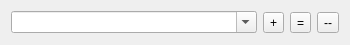
<?xml version="1.0" encoding="UTF-8"?>
<ui version="4.0">
 <class>tableEditor</class>
 <widget class="QDialog" name="tableEditor">
  <property name="windowModality">
   <enum>Qt::ApplicationModal</enum>
  </property>
  <property name="geometry">
   <rect>
    <x>0</x>
    <y>0</y>
    <width>350</width>
    <height>45</height>
   </rect>
  </property>
  <property name="minimumSize">
   <size>
    <width>350</width>
    <height>45</height>
   </size>
  </property>
  <property name="maximumSize">
   <size>
    <width>350</width>
    <height>45</height>
   </size>
  </property>
  <property name="windowTitle">
   <string>Dialog</string>
  </property>
  <layout class="QHBoxLayout" name="horizontalLayout">
   <item>
    <widget class="QComboBox" name="cbField">
     <property name="editable">
      <bool>true</bool>
     </property>
    </widget>
   </item>
   <item>
    <widget class="QToolButton" name="tbNew">
     <property name="text">
      <string>+</string>
     </property>
     <property name="icon">
      <iconset resource="res.qrc">
       <normaloff>:/pic/action_new.png</normaloff>:/pic/action_new.png</iconset>
     </property>
    </widget>
   </item>
   <item>
    <widget class="QToolButton" name="tbEdit">
     <property name="text">
      <string>=</string>
     </property>
     <property name="icon">
      <iconset resource="res.qrc">
       <normaloff>:/pic/action_edit.png</normaloff>:/pic/action_edit.png</iconset>
     </property>
    </widget>
   </item>
   <item>
    <widget class="QToolButton" name="tbDelete">
     <property name="sizePolicy">
      <sizepolicy hsizetype="Fixed" vsizetype="Fixed">
       <horstretch>0</horstretch>
       <verstretch>0</verstretch>
      </sizepolicy>
     </property>
     <property name="text">
      <string>--</string>
     </property>
     <property name="icon">
      <iconset resource="res.qrc">
       <normaloff>:/pic/action_delete.png</normaloff>:/pic/action_delete.png</iconset>
     </property>
    </widget>
   </item>
  </layout>
 </widget>
 <resources>
  <include location="res.qrc"/>
 </resources>
 <connections/>
</ui>
